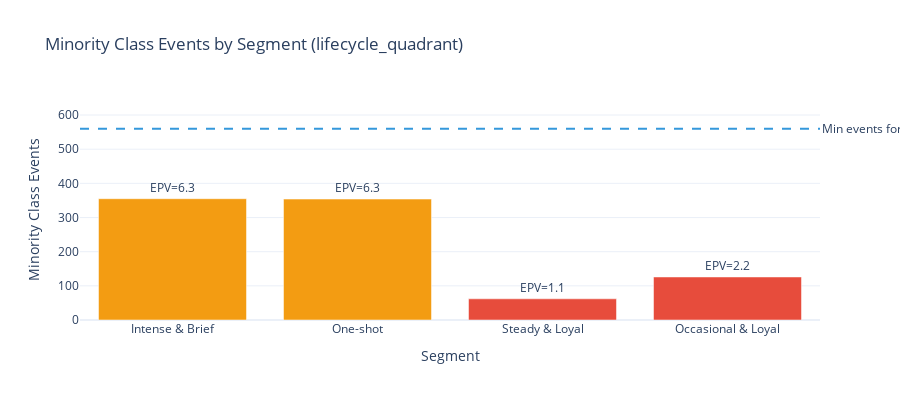

Notebook code for this chart:
### Markdown cell above
### 6.3.2 Segment-Specific Capacity (for Multi-Model Strategy)

When considering **separate models per customer segment**, each segment must have sufficient data to support the feature set. This analysis shows whether segmented modeling is viable.

**📖 Single Model vs Segment Models:**

| Approach | When to Use | Pros | Cons |
|----------|------------|------|------|
| **Single Model** | Small data, uniform segments | More data per model, simpler | May miss segment-specific patterns |
| **Segment Models** | Large data, distinct segments | Tailored patterns | Need sufficient data per segment |
| **Hybrid** | Mixed segment sizes | Best of both | More complex to maintain |

### Code cell
# Segment Capacity Analysis
categorical_cols = [
    name for name, col in findings.columns.items()
    if col.inferred_type in [ColumnType.CATEGORICAL_NOMINAL, ColumnType.CATEGORICAL_ORDINAL]
    and name not in TEMPORAL_METADATA_COLS
]

print("=" * 70)
print("SEGMENT CAPACITY ANALYSIS")
print("=" * 70)

if findings.target_column and categorical_cols and 'numeric_features' in dir():
    # Analyze the first categorical column as potential segment
    segment_col = categorical_cols[0]
    
    print(f"\n📊 Analyzing segments by: {segment_col}")
    print(f"   Features to evaluate: {len(numeric_features)}")
    
    segment_result = capacity_analyzer.analyze_segment_capacity(
        df,
        feature_cols=numeric_features,
        target_col=findings.target_column,
        segment_col=segment_col,
    )
    
    print(f"\n🎯 RECOMMENDED STRATEGY: {segment_result.recommended_strategy.replace('_', ' ').title()}")
    print(f"   Reason: {segment_result.strategy_reason}")
    
    # Segment details table
    segment_data = []
    for seg_name, cap in segment_result.segment_capacities.items():
        segment_data.append({
            "Segment": seg_name,
            "Samples": cap.total_samples,
            "Minority Events": cap.minority_class_samples,
            "EPV": f"{cap.events_per_variable:.1f}",
            "Max Features (EPV=10)": cap.recommended_features_moderate,
            "Status": cap.capacity_status.title()
        })
    
    segment_df = pd.DataFrame(segment_data)
    segment_df = segment_df.sort_values("Samples", ascending=False)
    display(segment_df)
    
    # Visualization
    fig = go.Figure()
    
    max_events = 0
    for seg_name, cap in segment_result.segment_capacities.items():
        color = "#2ecc71" if cap.capacity_status == "adequate" else "#f39c12" if cap.capacity_status == "limited" else "#e74c3c"
        fig.add_trace(go.Bar(
            name=seg_name,
            x=[seg_name],
            y=[cap.minority_class_samples],
            marker_color=color,
            text=[f"EPV={cap.events_per_variable:.1f}"],
            textposition='outside'
        ))
        max_events = max(max_events, cap.minority_class_samples)
    
    # Add threshold line
    threshold_events = len(numeric_features) * 10  # EPV=10 threshold
    fig.add_hline(
        y=threshold_events,
        line_dash="dash",
        line_color="#3498db",
        annotation_text=f"Min events for {len(numeric_features)} features (EPV=10)",
        annotation_position="right"
    )
    
    # Calculate y-axis range to fit labels
    y_max = max(max_events, threshold_events)
    fig.update_layout(
        title=f"Minority Class Events by Segment ({segment_col})",
        xaxis_title="Segment",
        yaxis_title="Minority Class Events",
        yaxis_range=[0, y_max * 1.15],  # Add 15% headroom for labels
        template='plotly_white',
        height=400,
        showlegend=False,
    )
    display_figure(fig)
    
    print("\n📋 SEGMENT RECOMMENDATIONS:")
    for rec in segment_result.recommendations:
        print(f"   {rec}")
    
    if segment_result.viable_segments:
        print(f"\n   ✅ Viable for separate models: {', '.join(segment_result.viable_segments)}")
    if segment_result.insufficient_segments:
        print(f"   ⚠️ Insufficient data: {', '.join(segment_result.insufficient_segments)}")
    
    # Store in findings
    findings.metadata["segment_capacity"] = segment_result.to_dict()
else:
    print("\n⚠️ No categorical columns available for segment analysis.")
    print("   Segment capacity analysis requires at least one categorical column.")

### Figure 1 — Plotly figure (JSON) as saved in the notebook; plotly's stock layout.template omitted (floating-point values rounded to 4 significant figures)
{"data": [{"marker": {"color": "#f39c12"}, "name": "Intense & Brief", "text": ["EPV=6.3"], "textposition": "outside", "type": "bar", "x": ["Intense & Brief"], "y": [355]}, {"marker": {"color": "#f39c12"}, "name": "One-shot", "text": ["EPV=6.3"], "textposition": "outside", "type": "bar", "x": ["One-shot"], "y": [354]}, {"marker": {"color": "#e74c3c"}, "name": "Steady & Loyal", "text": ["EPV=1.1"], "textposition": "outside", "type": "bar", "x": ["Steady & Loyal"], "y": [62]}, {"marker": {"color": "#e74c3c"}, "name": "Occasional & Loyal", "text": ["EPV=2.2"], "textposition": "outside", "type": "bar", "x": ["Occasional & Loyal"], "y": [126]}], "layout": {"annotations": [{"showarrow": false, "text": "Min events for 56 features (EPV=10)", "x": 1, "xanchor": "left", "xref": "x domain", "y": 560, "yanchor": "middle", "yref": "y"}], "height": 400, "shapes": [{"line": {"color": "#3498db", "dash": "dash"}, "type": "line", "x0": 0, "x1": 1, "xref": "x domain", "y0": 560, "y1": 560, "yref": "y"}], "showlegend": false, "title": {"text": "Minority Class Events by Segment (lifecycle_quadrant)"}, "xaxis": {"title": {"text": "Segment"}}, "yaxis": {"range": [0, 644], "title": {"text": "Minority Class Events"}}}}
